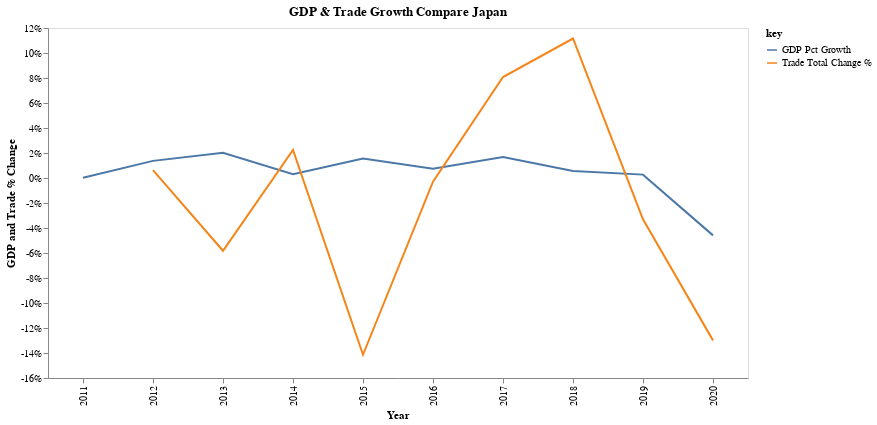

Notebook source saved alongside this figure:
### Code cell
my_altair.get_time_series_gdp_trade_trend_chart("Japan")

### Figure 1 — Vega-Lite specification as saved in the notebook (floating-point values rounded to 4 significant figures)
{"config": {"view": {"continuousWidth": 400, "continuousHeight": 300}, "axis": {"grid": false}}, "layer": [{"mark": "line", "encoding": {"color": {"field": "key", "type": "nominal"}, "x": {"axis": {"title": "Year"}, "field": "Year", "type": "nominal"}, "y": {"axis": {"labelExpr": "datum.value + \"%\"", "title": "GDP and Trade % Change"}, "field": "value", "type": "quantitative"}}, "height": 350, "title": "GDP & Trade Growth Compare Japan", "transform": [{"fold": ["GDP Pct Growth", "Trade Total Change %"]}], "width": 700}, {"mark": {"type": "circle", "color": "red", "opacity": 0.0, "size": 1000}, "encoding": {"tooltip": [{"field": "GDP Growth Pct", "type": "quantitative"}, {"field": "Trade Total Change %", "type": "quantitative"}], "x": {"axis": {"title": ""}, "field": "Year", "type": "nominal"}, "y": {"axis": {"title": ""}, "field": "value", "type": "quantitative"}}, "transform": [{"fold": ["GDP Pct Growth", "Trade Total Change %"]}], "width": 700}], "data": {"name": "data-4129764049f34a1189d7ebf4bb7c19fb"}, "$schema": "https://vega.github.io/schema/vega-lite/v4.17.0.json", "datasets": {"data-4129764049f34a1189d7ebf4bb7c19fb": [{"Country": "Japan", "Metric Year": "2011-01-01", "Year": 2011, "AFF value added": 1.08, "Exports G & S Pct GDP": 14.77, "Exports G & S Pct US dollar": 930700000000.0, "Exports G & S Pct constant LCU": 82340000000000.0, "Exports G & S annual growth %": -0.1196, "External balance on G & S pct GDP": -0.646, "Final Consumption Pct GDP": 77.11, "Foreign Direct Investment pct GDP": -0.01365, "GDP": 6233000000000.0, "GDP (constant LCU)": 510800000000000.0, "GDP Growth Pct": 0.02381, "GDP per capita": 48760, "GDP per capita Growth Pct": 0.2093, "GDP per capita constant LCU": 3996000.0, "GNI const LCU": 521800000000000.0, "GNI per capita Atlas": 47470, "GNI per capita Growth Pct": -0.7398, "GNI per capita const LCU": 4082000.0, "Govt Final Consumption expenditure Growth Pct": 2.225, "Govt Final Consumption expenditure Pct GDP": 19.89, "Gross capital formation": 23.54, "Gross capital formation constant LCU": 121000000000000.0, "Gross domestic savings": 22.89, "Gross fixed capital formation": 23.35, "Gross fixed capital formation, private sector": 16.83, "Gross national expenditure Pct GDP": 100.6, "Gross national expenditure constant LCU": 510300000000000.0, "Gross savings Pct GDP": 25.58, "Gross savings Pct GNI": 24.86, "HH final consumer expenditure": 57.22, "Imports of G & S (constant LCU)": 81920000000000.0, "Imports of G & S Pct GDP": 15.42, "Imports of G & S Pct annual growth": 5.728, "Imports of G & S current US dollar": 970200000000.0, "Industry Pct GDP": 26.7, "Industry Pct Growth": -3.203, "Industry constant LCU": 143800000000000.0, "Industry curr $US": 1664000000000.0, "Inflation, GDP deflator Pct": -1.622, "Manufactures exports (pct merch exp)": 88.11, "Manufactures imports (pct merch imp)": 47.09, "Manufacturing Pct GDP": 19.54, "Manufacturing Pct Growth": -2.979, "Manufacturing constant LCU": 103100000000000.0, "Manufacturing curr $US": 1218000000000.0, "Merchandise exports curr USD": 823200000000.0, "Merchandise imports curr USD": 855400000000.0, "Net trade in G & S US dollar": -39540000000.0, "Net trade in Goods US dollar": -4474000000.0, "Population": 127833000, "Population growth": -0.19, "Service exports curr $USD": 140700000000.0, "Service imports curr $USD": 175800000000.0, "Services Pct GDP": 71.69, "Services value added GDP": 0.9075, "Services, value added const LCU": 358900000000000.0, "Services, value added curr $US": 4469000000000.0, "Textiles and clothing %  manufacturing": 1.921, "Trade Pct GDP": 30.19, "Urban population growth Pct": 0.09738, "Urban population pct tot Pop": 91.07, "GDP $B": "$6233B", "GDP Pct Growth %": "0.02%", "GDP Pct Growth": 0.02, "Imports G & S Pct GDP": 15.42, "Net Trade Pct GDP": -0.65, "Trade Pct GDP %": 0.3, "Trade Total": 1870000000000.0, "Prev Year": 2010, "Year_curr": 2011, "Trade Total Change": null, "Trade Total Change %": null}, {"Country": "Japan", "Metric Year": "2012-01-01", "Year": 2012, "AFF value added": 1.123, "Exports G & S Pct GDP": 14.41, "Exports G & S Pct US dollar": 913600000000.0, "Exports G & S Pct constant LCU": 82460000000000.0, "Exports G & S annual growth %": 0.1457, "External balance on G & S pct GDP": -1.641, "Final Consumption Pct GDP": 77.64, "Foreign Direct Investment pct GDP": 0.00872, "GDP": 6272000000000.0, "GDP (constant LCU)": 517800000000000.0, "GDP Growth Pct": 1.375, "GDP per capita": 49145, "GDP per capita Growth Pct": 1.537, "GDP per capita constant LCU": 4057000.0, "GNI const LCU": 527200000000000.0, "GNI per capita Atlas": 50060, "GNI per capita Growth Pct": 1.196, "GNI per capita const LCU": 4131000.0, "Govt Final Consumption expenditure Growth Pct": 1.683, "Govt Final Consumption expenditure Pct GDP": 19.96, "Gross capital formation": 24.0, "Gross capital formation constant LCU": 124600000000000.0, "Gross domestic savings": 22.36, "Gross fixed capital formation": 23.77, "Gross fixed capital formation, private sector": 17.29, "Gross national expenditure Pct GDP": 101.6, "Gross national expenditure constant LCU": 521400000000000.0, "Gross savings Pct GDP": 24.9, "Gross savings Pct GNI": 24.23, "HH final consumer expenditure": 57.68, "Imports of G & S (constant LCU)": 86390000000000.0, "Imports of G & S Pct GDP": 16.06, "Imports of G & S Pct annual growth": 5.453, "Imports of G & S current US dollar": 1015000000000.0, "Industry Pct GDP": 26.56, "Industry Pct Growth": 0.255, "Industry constant LCU": 144200000000000.0, "Industry curr $US": 1666000000000.0, "Inflation, GDP deflator Pct": -0.7561, "Manufactures exports (pct merch exp)": 88.88, "Manufactures imports (pct merch imp)": 47.18, "Manufacturing Pct GDP": 19.67, "Manufacturing Pct Growth": 2.096, "Manufacturing constant LCU": 105200000000000.0, "Manufacturing curr $US": 1234000000000.0, "Merchandise exports curr USD": 798600000000.0, "Merchandise imports curr USD": 885800000000.0, "Net trade in G & S US dollar": -101200000000.0, "Net trade in Goods US dollar": -53480000000.0, "Population": 127629000, "Population growth": -0.16, "Service exports curr $USD": 137000000000.0, "Service imports curr $USD": 184700000000.0, "Services Pct GDP": 71.75, "Services value added GDP": 1.508, "Services, value added const LCU": 364300000000000.0, "Services, value added curr $US": 4500000000000.0, "Textiles and clothing %  manufacturing": 1.756, "Trade Pct GDP": 30.47, "Urban population growth Pct": -0.073, "Urban population pct tot Pop": 91.15, "GDP $B": "$6272B", "GDP Pct Growth %": "1.37%", "GDP Pct Growth": 1.37, "Imports G & S Pct GDP": 16.06, "Net Trade Pct GDP": -1.65, "Trade Pct GDP %": 0.3, "Trade Total": 1882000000000.0, "Prev Year": 2011, "Year_curr": 2012, "Trade Total Change": 11760000000.0, "Trade Total Change %": 0.63}, {"Country": "Japan", "Metric Year": "2013-01-01", "Year": 2013, "AFF value added": 1.067, "Exports G & S Pct GDP": 15.78, "Exports G & S Pct US dollar": 830300000000.0, "Exports G & S Pct constant LCU": 83130000000000.0, "Exports G & S annual growth %": 0.8106, "External balance on G & S pct GDP": -2.41, "Final Consumption Pct GDP": 77.99, "Foreign Direct Investment pct GDP": 0.2043, "GDP": 5212000000000.0, "GDP (constant LCU)": 528200000000000.0, "GDP Growth Pct": 2.005, "GDP per capita": 40898, "GDP per capita Growth Pct": 2.152, "GDP per capita constant LCU": 4145000.0, "GNI const LCU": 539100000000000.0, "GNI per capita Atlas": 48850, "GNI per capita Growth Pct": 2.408, "GNI per capita const LCU": 4230000.0, "Govt Final Consumption expenditure Growth Pct": 1.477, "Govt Final Consumption expenditure Pct GDP": 19.85, "Gross capital formation": 24.42, "Gross capital formation constant LCU": 127700000000000.0, "Gross domestic savings": 22.01, "Gross fixed capital formation": 24.56, "Gross fixed capital formation, private sector": 17.9, "Gross national expenditure Pct GDP": 102.4, "Gross national expenditure constant LCU": 533700000000000.0, "Gross savings Pct GDP": 25.25, "Gross savings Pct GNI": 24.41, "HH final consumer expenditure": 58.14, "Imports of G & S (constant LCU)": 89130000000000.0, "Imports of G & S Pct GDP": 18.19, "Imports of G & S Pct annual growth": 3.169, "Imports of G & S current US dollar": 955500000000.0, "Industry Pct GDP": 26.65, "Industry Pct Growth": 1.545, "Industry constant LCU": 146400000000000.0, "Industry curr $US": 1389000000000.0, "Inflation, GDP deflator Pct": -0.3544, "Manufactures exports (pct merch exp)": 87.61, "Manufactures imports (pct merch imp)": 48.04, "Manufacturing Pct GDP": 19.33, "Manufacturing Pct Growth": -0.5783, "Manufacturing constant LCU": 104600000000000.0, "Manufacturing curr $US": 1007000000000.0, "Merchandise exports curr USD": 715100000000.0, "Merchandise imports curr USD": 833200000000.0, "Net trade in G & S US dollar": -125100000000.0, "Net trade in Goods US dollar": -89650000000.0, "Population": 127445000, "Population growth": -0.14, "Service exports curr $USD": 135400000000.0, "Service imports curr $USD": 170900000000.0, "Services Pct GDP": 71.62, "Services value added GDP": 2.087, "Services, value added const LCU": 371900000000000.0, "Services, value added curr $US": 3733000000000.0, "Textiles and clothing %  manufacturing": 1.654, "Trade Pct GDP": 33.98, "Urban population growth Pct": -0.05873, "Urban population pct tot Pop": 91.23, "GDP $B": "$5212B", "GDP Pct Growth %": "2.01%", "GDP Pct Growth": 2.01, "Imports G & S Pct GDP": 18.19, "Net Trade Pct GDP": -2.41, "Trade Pct GDP %": 0.34, "Trade Total": 1772000000000.0, "Prev Year": 2012, "Year_curr": 2013, "Trade Total Change": -109500000000.0, "Trade Total Change %": -5.82}, {"Country": "Japan", "Metric Year": "2014-01-01", "Year": 2014, "AFF value added": 0.9966, "Exports G & S Pct GDP": 17.42, "Exports G & S Pct US dollar": 863000000000.0, "Exports G & S Pct constant LCU": 90900000000000.0, "Exports G & S annual growth %": 9.342, "External balance on G & S pct GDP": -2.594, "Final Consumption Pct GDP": 77.56, "Foreign Direct Investment pct GDP": 0.4034, "GDP": 4897000000000.0, "GDP (constant LCU)": 529800000000000.0, "GDP Growth Pct": 0.2962, "GDP per capita": 38475, "GDP per capita Growth Pct": 0.4294, "GDP per capita constant LCU": 4162000.0, "GNI const LCU": 541200000000000.0, "GNI per capita Atlas": 44440, "GNI per capita Growth Pct": 0.5153, "GNI per capita const LCU": 4252000.0, "Govt Final Consumption expenditure Growth Pct": 0.9621, "Govt Final Consumption expenditure Pct GDP": 19.93, "Gross capital formation": 25.04, "Gross capital formation constant LCU": 131100000000000.0, "Gross domestic savings": 22.44, "Gross fixed capital formation": 25.08, "Gross fixed capital formation, private sector": 18.45, "Gross national expenditure Pct GDP": 102.6, "Gross national expenditure constant LCU": 535300000000000.0, "Gross savings Pct GDP": 25.77, "Gross savings Pct GNI": 24.85, "HH final consumer expenditure": 57.63, "Imports of G & S (constant LCU)": 96370000000000.0, "Imports of G & S Pct GDP": 20.01, "Imports of G & S Pct annual growth": 8.125, "Imports of G & S current US dollar": 991600000000.0, "Industry Pct GDP": 27.31, "Industry Pct Growth": 2.53, "Industry constant LCU": 150100000000000.0, "Industry curr $US": 1338000000000.0, "Inflation, GDP deflator Pct": 1.686, "Manufactures exports (pct merch exp)": 87.63, "Manufactures imports (pct merch imp)": 49.8, "Manufacturing Pct GDP": 19.59, "Manufacturing Pct Growth": 2.294, "Manufacturing constant LCU": 107000000000000.0, "Manufacturing curr $US": 959500000000.0, "Merchandise exports curr USD": 690200000000.0, "Merchandise imports curr USD": 812200000000.0, "Net trade in G & S US dollar": -128600000000.0, "Net trade in Goods US dollar": -99820000000.0, "Population": 127276000, "Population growth": -0.13, "Service exports curr $USD": 163800000000.0, "Service imports curr $USD": 192600000000.0, "Services Pct GDP": 70.88, "Services value added GDP": -0.4401, "Services, value added const LCU": 370200000000000.0, "Services, value added curr $US": 3471000000000.0, "Textiles and clothing %  manufacturing": 1.585, "Trade Pct GDP": 37.43, "Urban population growth Pct": -0.04723, "Urban population pct tot Pop": 91.3, "GDP $B": "$4897B", "GDP Pct Growth %": "0.30%", "GDP Pct Growth": 0.3, "Imports G & S Pct GDP": 20.01, "Net Trade Pct GDP": -2.59, "Trade Pct GDP %": 0.37, "Trade Total": 1812000000000.0, "Prev Year": 2013, "Year_curr": 2014, "Trade Total Change": 39700000000.0, "Trade Total Change %": 2.24}, {"Country": "Japan", "Metric Year": "2015-01-01", "Year": 2015, "AFF value added": 1.034, "Exports G & S Pct GDP": 17.44, "Exports G & S Pct US dollar": 784700000000.0, "Exports G & S Pct constant LCU": 93820000000000.0, "Exports G & S annual growth %": 3.211, "External balance on G & S pct GDP": -0.5539, "Final Consumption Pct GDP": 75.39, "Foreign Direct Investment pct GDP": 0.1182, "GDP": 4445000000000.0, "GDP (constant LCU)": 538000000000000.0, "GDP Growth Pct": 1.561, "GDP per capita": 34960, "GDP per capita Growth Pct": 1.668, "GDP per capita constant LCU": 4232000.0, "GNI const LCU": 559200000000000.0, "GNI per capita Atlas": 39380, "GNI per capita Growth Pct": 3.437, "GNI per capita const LCU": 4398000.0, "Govt Final Consumption expenditure Growth Pct": 1.926, "Govt Final Consumption expenditure Pct GDP": 19.62, "Gross capital formation": 25.17, "Gross capital formation constant LCU": 135400000000000.0, "Gross domestic savings": 24.61, "Gross fixed capital formation": 24.97, "Gross fixed capital formation, private sector": 18.08, "Gross national expenditure Pct GDP": 100.6, "Gross national expenditure constant LCU": 541000000000000.0, "Gross savings Pct GDP": 28.18, "Gross savings Pct GNI": 27.11, "HH final consumer expenditure": 55.77, "Imports of G & S (constant LCU)": 96800000000000.0, "Imports of G & S Pct GDP": 17.99, "Imports of G & S Pct annual growth": 0.44, "Imports of G & S current US dollar": 808000000000.0, "Industry Pct GDP": 28.58, "Industry Pct Growth": 2.445, "Industry constant LCU": 153800000000000.0, "Industry curr $US": 1271000000000.0, "Inflation, GDP deflator Pct": 2.111, "Manufactures exports (pct merch exp)": 87.26, "Manufactures imports (pct merch imp)": 59.52, "Manufacturing Pct GDP": 20.46, "Manufacturing Pct Growth": 2.854, "Manufacturing constant LCU": 110100000000000.0, "Manufacturing curr $US": 909500000000.0, "Merchandise exports curr USD": 624900000000.0, "Merchandise imports curr USD": 648100000000.0, "Net trade in G & S US dollar": -23280000000.0, "Net trade in Goods US dollar": -7335000000.0, "Population": 127141000, "Population growth": -0.11, "Service exports curr $USD": 162700000000.0, "Service imports curr $USD": 178600000000.0, "Services Pct GDP": 69.8, "Services value added GDP": 1.426, "Services, value added const LCU": 375500000000000.0, "Services, value added curr $US": 3102000000000.0, "Textiles and clothing %  manufacturing": 1.744, "Trade Pct GDP": 35.43, "Urban population growth Pct": -0.02183, "Urban population pct tot Pop": 91.38, "GDP $B": "$4445B", "GDP Pct Growth %": "1.56%", "GDP Pct Growth": 1.56, "Imports G & S Pct GDP": 17.99, "Net Trade Pct GDP": -0.55, "Trade Pct GDP %": 0.35, "Trade Total": 1556000000000.0, "Prev Year": 2014, "Year_curr": 2015, "Trade Total Change": -256200000000.0, "Trade Total Change %": -14.14}, {"Country": "Japan", "Metric Year": "2016-01-01", "Year": 2016, "AFF value added": 1.125, "Exports G & S Pct GDP": 16.06, "Exports G & S Pct US dollar": 811500000000.0, "Exports G & S Pct constant LCU": 95330000000000.0, "Exports G & S annual growth %": 1.618, "External balance on G & S pct GDP": 0.8057, "Final Consumption Pct GDP": 74.36, "Foreign Direct Investment pct GDP": 0.8185, "GDP": 5004000000000.0, "GDP (constant LCU)": 542100000000000.0, "GDP Growth Pct": 0.7538, "GDP per capita": 39400, "GDP per capita Growth Pct": 0.87, "GDP per capita constant LCU": 4269000.0, "GNI const LCU": 565800000000000.0, "GNI per capita Atlas": 38490, "GNI per capita Growth Pct": 1.306, "GNI per capita const LCU": 4456000.0, "Govt Final Consumption expenditure Growth Pct": 1.614, "Govt Final Consumption expenditure Pct GDP": 19.66, "Gross capital formation": 24.84, "Gross capital formation constant LCU": 136400000000000.0, "Gross domestic savings": 25.64, "Gross fixed capital formation": 24.76, "Gross fixed capital formation, private sector": 0.0, "Gross national expenditure Pct GDP": 99.19, "Gross national expenditure constant LCU": 542400000000000.0, "Gross savings Pct GDP": 28.73, "Gross savings Pct GNI": 27.76, "HH final consumer expenditure": 54.7, "Imports of G & S (constant LCU)": 95660000000000.0, "Imports of G & S Pct GDP": 15.25, "Imports of G & S Pct annual growth": -1.175, "Imports of G & S current US dollar": 771100000000.0, "Industry Pct GDP": 28.63, "Industry Pct Growth": 0.8606, "Industry constant LCU": 155100000000000.0, "Industry curr $US": 1433000000000.0, "Inflation, GDP deflator Pct": 0.4199, "Manufactures exports (pct merch exp)": 87.35, "Manufactures imports (pct merch imp)": 61.95, "Manufacturing Pct GDP": 20.29, "Manufacturing Pct Growth": 0.1047, "Manufacturing constant LCU": 110200000000000.0, "Manufacturing curr $US": 1015000000000.0, "Merchandise exports curr USD": 645100000000.0, "Merchandise imports curr USD": 607700000000.0, "Net trade in G & S US dollar": 40440000000.0, "Net trade in Goods US dollar": 51160000000.0, "Population": 126994511, "Population growth": -0.12, "Service exports curr $USD": 175700000000.0, "Service imports curr $USD": 186400000000.0, "Services Pct GDP": 69.89, "Services value added GDP": 0.8197, "Services, value added const LCU": 378600000000000.0, "Services, value added curr $US": 3497000000000.0, "Textiles and clothing %  manufacturing": 1.668, "Trade Pct GDP": 31.31, "Urban population growth Pct": -0.03215, "Urban population pct tot Pop": 91.46, "GDP $B": "$5004B", "GDP Pct Growth %": "0.75%", "GDP Pct Growth": 0.75, "Imports G & S Pct GDP": 15.25, "Net Trade Pct GDP": 0.81, "Trade Pct GDP %": 0.31, "Trade Total": 1551000000000.0, "Prev Year": 2015, "Year_curr": 2016, "Trade Total Change": -4586000000.0, "Trade Total Change %": -0.29}, {"Country": "Japan", "Metric Year": "2017-01-01", "Year": 2017, "AFF value added": 1.128, "Exports G & S Pct GDP": 17.59, "Exports G & S Pct US dollar": 875500000000.0, "Exports G & S Pct constant LCU": 101600000000000.0, "Exports G & S annual growth %": 6.619, "External balance on G & S pct GDP": 0.7597, "Final Consumption Pct GDP": 74.03, "Foreign Direct Investment pct GDP": 0.3813, "GDP": 4931000000000.0, "GDP (constant LCU)": 551200000000000.0, "GDP Growth Pct": 1.675, "GDP per capita": 38891, "GDP per capita Growth Pct": 1.843, "GDP per capita constant LCU": 4347000.0, "GNI const LCU": 573200000000000.0, "GNI per capita Atlas": 38990, "GNI per capita Growth Pct": 1.46, "GNI per capita const LCU": 4521000.0, "Govt Final Consumption expenditure Growth Pct": 0.08559, "Govt Final Consumption expenditure Pct GDP": 19.41, "Gross capital formation": 25.21, "Gross capital formation constant LCU": 139300000000000.0, "Gross domestic savings": 25.97, "Gross fixed capital formation": 25.01, "Gross fixed capital formation, private sector": 0.0, "Gross national expenditure Pct GDP": 99.24, "Gross national expenditure constant LCU": 548500000000000.0, "Gross savings Pct GDP": 29.29, "Gross savings Pct GNI": 28.24, "HH final consumer expenditure": 54.61, "Imports of G & S (constant LCU)": 98820000000000.0, "Imports of G & S Pct GDP": 16.83, "Imports of G & S Pct annual growth": 3.307, "Imports of G & S current US dollar": 837900000000.0, "Industry Pct GDP": 28.88, "Industry Pct Growth": 4.182, "Industry constant LCU": 161600000000000.0, "Industry curr $US": 1424000000000.0, "Inflation, GDP deflator Pct": -0.07435, "Manufactures exports (pct merch exp)": 86.59, "Manufactures imports (pct merch imp)": 59.09, "Manufacturing Pct GDP": 20.44, "Manufacturing Pct Growth": 4.135, "Manufacturing constant LCU": 114800000000000.0, "Manufacturing curr $US": 1008000000000.0, "Merchandise exports curr USD": 698300000000.0, "Merchandise imports curr USD": 672100000000.0, "Net trade in G & S US dollar": 37640000000.0, "Net trade in Goods US dollar": 43840000000.0, "Population": 126785797, "Population growth": -0.16, "Service exports curr $USD": 186800000000.0, "Service imports curr $USD": 193000000000.0, "Services Pct GDP": 69.54, "Services value added GDP": 1.12, "Services, value added const LCU": 382800000000000.0, "Services, value added curr $US": 3429000000000.0, "Textiles and clothing %  manufacturing": 1.668, "Trade Pct GDP": 34.42, "Urban population growth Pct": -0.07923, "Urban population pct tot Pop": 91.53, "GDP $B": "$4931B", "GDP Pct Growth %": "1.68%", "GDP Pct Growth": 1.68, "Imports G & S Pct GDP": 16.83, "Net Trade Pct GDP": 0.76, "Trade Pct GDP %": 0.34, "Trade Total": 1676000000000.0, "Prev Year": 2016, "Year_curr": 2017, "Trade Total Change": 125300000000.0, "Trade Total Change %": 8.08}, {"Country": "Japan", "Metric Year": "2018-01-01", "Year": 2018, "AFF value added": 1.047, "Exports G & S Pct GDP": 18.33, "Exports G & S Pct US dollar": 929800000000.0, "Exports G & S Pct constant LCU": 105500000000000.0, "Exports G & S annual growth %": 3.76, "External balance on G & S pct GDP": 0.01998, "Final Consumption Pct GDP": 74.42, "Foreign Direct Investment pct GDP": 0.5021, "GDP": 5037000000000.0, "GDP (constant LCU)": 554300000000000.0, "GDP Growth Pct": 0.5589, "GDP per capita": 39808, "GDP per capita Growth Pct": 0.7629, "GDP per capita constant LCU": 4380000.0, "GNI const LCU": 572600000000000.0, "GNI per capita Atlas": 41850, "GNI per capita Growth Pct": 0.1076, "GNI per capita const LCU": 4526000.0, "Govt Final Consumption expenditure Growth Pct": 1.015, "Govt Final Consumption expenditure Pct GDP": 19.58, "Gross capital formation": 25.56, "Gross capital formation constant LCU": 140300000000000.0, "Gross domestic savings": 25.58, "Gross fixed capital formation": 25.19, "Gross fixed capital formation, private sector": 0.0, "Gross national expenditure Pct GDP": 99.98, "Gross national expenditure constant LCU": 551500000000000.0, "Gross savings Pct GDP": 29.02, "Gross savings Pct GNI": 27.96, "HH final consumer expenditure": 54.84, "Imports of G & S (constant LCU)": 102600000000000.0, "Imports of G & S Pct GDP": 18.31, "Imports of G & S Pct annual growth": 3.814, "Imports of G & S current US dollar": 928400000000.0, "Industry Pct GDP": 29.06, "Industry Pct Growth": 2.598, "Industry constant LCU": 165800000000000.0, "Industry curr $US": 1464000000000.0, "Inflation, GDP deflator Pct": 0.004629, "Manufactures exports (pct merch exp)": 86.87, "Manufactures imports (pct merch imp)": 57.55, "Manufacturing Pct GDP": 20.69, "Manufacturing Pct Growth": 3.667, "Manufacturing constant LCU": 119000000000000.0, "Manufacturing curr $US": 1042000000000.0, "Merchandise exports curr USD": 738100000000.0, "Merchandise imports curr USD": 748500000000.0, "Net trade in G & S US dollar": 1405000000.0, "Net trade in Goods US dollar": 10590000000.0, "Population": 126529100, "Population growth": -0.2, "Service exports curr $USD": 194200000000.0, "Service imports curr $USD": 203400000000.0, "Services Pct GDP": 69.46, "Services value added GDP": -0.05956, "Services, value added const LCU": 382600000000000.0, "Services, value added curr $US": 3499000000000.0, "Textiles and clothing %  manufacturing": 1.668, "Trade Pct GDP": 36.64, "Urban population growth Pct": -0.1142, "Urban population pct tot Pop": 91.62, "GDP $B": "$5037B", "GDP Pct Growth %": "0.56%", "GDP Pct Growth": 0.56, "Imports G & S Pct GDP": 18.31, "Net Trade Pct GDP": 0.02, "Trade Pct GDP %": 0.37, "Trade Total": 1864000000000.0, "Prev Year": 2017, "Year_curr": 2018, "Trade Total Change": 187200000000.0, "Trade Total Change %": 11.16}, {"Country": "Japan", "Metric Year": "2019-01-01", "Year": 2019, "AFF value added": 1.007, "Exports G & S Pct GDP": 17.36, "Exports G & S Pct US dollar": 904600000000.0, "Exports G & S Pct constant LCU": 104000000000000.0, "Exports G & S annual growth %": -1.425, "External balance on G & S pct GDP": -0.03113, "Final Consumption Pct GDP": 74.28, "Foreign Direct Investment pct GDP": 0.7794, "GDP": 5149000000000.0, "GDP (constant LCU)": 555700000000000.0, "GDP Growth Pct": 0.2703, "GDP per capita": 40777, "GDP per capita Growth Pct": 0.4801, "GDP per capita constant LCU": 4401000.0, "GNI const LCU": 575300000000000.0, "GNI per capita Atlas": 42330, "GNI per capita Growth Pct": 0.6706, "GNI per capita const LCU": 4556000.0, "Govt Final Consumption expenditure Growth Pct": 1.883, "Govt Final Consumption expenditure Pct GDP": 19.82, "Gross capital formation": 25.76, "Gross capital formation constant LCU": 141700000000000.0, "Gross domestic savings": 25.72, "Gross fixed capital formation": 25.38, "Gross fixed capital formation, private sector": 0.0, "Gross national expenditure Pct GDP": 100.0, "Gross national expenditure constant LCU": 554000000000000.0, "Gross savings Pct GDP": 29.34, "Gross savings Pct GNI": 28.25, "HH final consumer expenditure": 54.45, "Imports of G & S (constant LCU)": 102200000000000.0, "Imports of G & S Pct GDP": 17.4, "Imports of G & S Pct annual growth": -0.4087, "Imports of G & S current US dollar": 913200000000.0, "Industry Pct GDP": 28.75, "Industry Pct Growth": -1.232, "Industry constant LCU": 163800000000000.0, "Industry curr $US": 1480000000000.0, "Inflation, GDP deflator Pct": 0.6409, "Manufactures exports (pct merch exp)": 86.61, "Manufactures imports (pct merch imp)": 58.89, "Manufacturing Pct GDP": 20.31, "Manufacturing Pct Growth": -0.8849, "Manufacturing constant LCU": 117900000000000.0, "Manufacturing curr $US": 1046000000000.0, "Merchandise exports curr USD": 705600000000.0, "Merchandise imports curr USD": 721000000000.0, "Net trade in G & S US dollar": -8615000000.0, "Net trade in Goods US dollar": 1361000000.0, "Population": 126264931, "Population growth": -0.21, "Service exports curr $USD": 209500000000.0, "Service imports curr $USD": 219400000000.0, "Services Pct GDP": 69.3, "Services value added GDP": -0.02133, "Services, value added const LCU": 382500000000000.0, "Services, value added curr $US": 3568000000000.0, "Textiles and clothing %  manufacturing": 0.0, "Trade Pct GDP": 34.76, "Urban population growth Pct": -0.1195, "Urban population pct tot Pop": 91.7, "GDP $B": "$5149B", "GDP Pct Growth %": "0.27%", "GDP Pct Growth": 0.27, "Imports G & S Pct GDP": 17.4, "Net Trade Pct GDP": -0.04, "Trade Pct GDP %": 0.35, "Trade Total": 1802000000000.0, "Prev Year": 2018, "Year_curr": 2019, "Trade Total Change": -61580000000.0, "Trade Total Change %": -3.3}, {"Country": "Japan", "Metric Year": "2020-01-01", "Year": 2020, "AFF value added": 0.0, "Exports G & S Pct GDP": 15.53, "Exports G & S Pct US dollar": 793300000000.0, "Exports G & S Pct constant LCU": 91760000000000.0, "Exports G & S annual growth %": -11.74, "External balance on G & S pct GDP": -0.01681, "Final Consumption Pct GDP": 74.48, "Foreign Direct Investment pct GDP": 1.24, "GDP": 5058000000000.0, "GDP (constant LCU)": 530300000000000.0, "GDP Growth Pct": -4.586, "GDP per capita": 40193, "GDP per capita Growth Pct": -4.26, "GDP per capita constant LCU": 4214000.0, "GNI const LCU": 0.0, "GNI per capita Atlas": 40360, "GNI per capita Growth Pct": 0.0, "GNI per capita const LCU": 0.0, "Govt Final Consumption expenditure Growth Pct": 2.805, "Govt Final Consumption expenditure Pct GDP": 21.09, "Gross capital formation": 25.51, "Gross capital formation constant LCU": 135200000000000.0, "Gross domestic savings": 25.52, "Gross fixed capital formation": 25.3, "Gross fixed capital formation, private sector": 0.0, "Gross national expenditure Pct GDP": 99.99, "Gross national expenditure constant LCU": 532900000000000.0, "Gross savings Pct GDP": 26.8, "Gross savings Pct GNI": 26.33, "HH final consumer expenditure": 53.4, "Imports of G & S (constant LCU)": 94730000000000.0, "Imports of G & S Pct GDP": 15.54, "Imports of G & S Pct annual growth": -7.284, "Imports of G & S current US dollar": 799500000000.0, "Industry Pct GDP": 0.0, "Industry Pct Growth": 0.0, "Industry constant LCU": 0.0, "Industry curr $US": 0.0, "Inflation, GDP deflator Pct": 0.8422, "Manufactures exports (pct merch exp)": 86.14, "Manufactures imports (pct merch imp)": 62.21, "Manufacturing Pct GDP": 0.0, "Manufacturing Pct Growth": 0.0, "Manufacturing constant LCU": 0.0, "Manufacturing curr $US": 0.0, "Merchandise exports curr USD": 641300000000.0, "Merchandise imports curr USD": 635500000000.0, "Net trade in G & S US dollar": -6200000000.0, "Net trade in Goods US dollar": 28810000000.0, "Population": 125836021, "Population growth": -0.34, "Service exports curr $USD": 161800000000.0, "Service imports curr $USD": 196900000000.0, "Services Pct GDP": 0.0, "Services value added GDP": 0.0, "Services, value added const LCU": 0.0, "Services, value added curr $US": 0.0, "Textiles and clothing %  manufacturing": 0.0, "Trade Pct GDP": 31.07, "Urban population growth Pct": -0.2487, "Urban population pct tot Pop": 91.78, "GDP $B": "$5058B", "GDP Pct Growth %": "-4.59%", "GDP Pct Growth": -4.59, "Imports G & S Pct GDP": 15.54, "Net Trade Pct GDP": -0.01, "Trade Pct GDP %": 0.31, "Trade Total": 1568000000000.0, "Prev Year": 2019, "Year_curr": 2020, "Trade Total Change": -234200000000.0, "Trade Total Change %": -12.99}]}}
